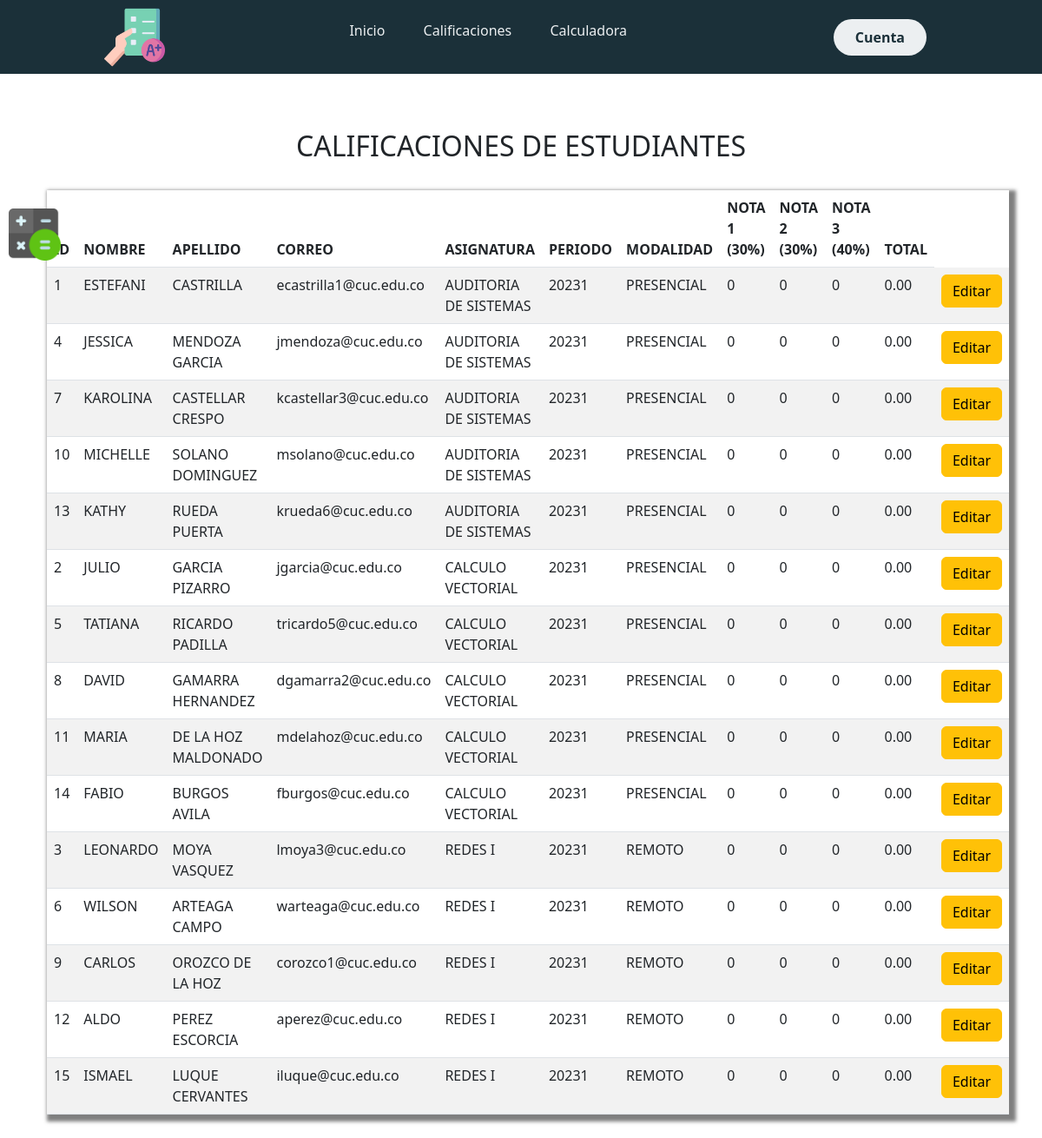
The app's page /grupoTotal.php with its own data.
### tables this page shows
CREATE TABLE `nota` (
  `Id_Nota` int(11) NOT NULL,
  `Nota1` varchar(4) NOT NULL,
  `Nota2` varchar(4) NOT NULL,
  `Nota3` varchar(4) NOT NULL,
  `Id_Estudiante` int(11) NOT NULL,
  `Id_Grupo` int(11) NOT NULL
);

CREATE TABLE `estudiante` (
  `Id` int(11) NOT NULL,
  `Nombre` varchar(50) NOT NULL,
  `Apellido` varchar(50) NOT NULL,
  `Curso` varchar(50) NOT NULL,
  `Correo` varchar(50) NOT NULL,
  `Id_Grupo` int(11) NOT NULL
);

CREATE TABLE `grupo` (
  `Id` int(11) NOT NULL,
  `Nombre` varchar(50) NOT NULL,
  `Programa` varchar(50) NOT NULL,
  `Periodo` varchar(50) NOT NULL,
  `Modalidad` varchar(50) NOT NULL,
  `Codigo` varchar(50) NOT NULL
);

### grupoTotal.php (the view)
<?php include("conexion.php"); ?>
<?php include('cebecera.php'); ?>
<main class="container p-4">
  <div class="row">
    <div class="container py-3">
      <br>
      <h2 class="text-center">CALIFICACIONES DE ESTUDIANTES</h2>
      <br>
      <table class="table table-striped">
        <thead>
          <tr>
            <th scope="col">ID</th>
            <th scope="col">NOMBRE</th>
            <th scope="col">APELLIDO</th>
            <th scope="col">CORREO</th>
            <th scope="col">ASIGNATURA</th>
            <th scope="col">PERIODO</th>
            <th scope="col">MODALIDAD</th>
            <th scope="col">NOTA 1 (30%)</th>
            <th scope="col">NOTA 2 (30%)</th>
            <th scope="col">NOTA 3 (40%)</th>
            <th scope="col">TOTAL</th>
          </tr>
        </thead>
        <tbody>
          <?php
          $query = "SELECT e.Id as Id, e.Nombre,e.Apellido, e.Correo, g.Nombre as asignatura,Id_Estudiante, g.Periodo, g.Modalidad, Nota1, Nota2, Nota3, ROUND((nota1*0.3 + nota2*0.3 + nota3*0.4), 2) as total FROM estudiante e, grupo g, nota a WHERE e.Id=a.Id_Estudiante AND g.Id=a.Id_Grupo ORDER BY asignatura ASC";
          $resultado = mysqli_query($conn, $query);
          while($row = mysqli_fetch_assoc($resultado)) { ?>
          <tr>
            <td scope="row"><?php echo $row['Id'];?></td>
            <td><?php echo $row['Nombre'];?></td>
            <td><?php echo $row['Apellido'];?></td>
            <td><?php echo $row['Correo'];?></td>
            <td><?php echo $row['asignatura'];?></td>
            <td><?php echo $row['Periodo'];?></td>
            <td><?php echo $row['Modalidad'];?></td>
            <td><?php echo $row['Nota1'];?></td>
            <td><?php echo $row['Nota2'];?></td>
            <td><?php echo $row['Nota3'];?></td>
            <td><?php echo $row['total'];?></td>
            <td>
              <a href="formularioEditar.php?Id=<?php echo $row['Id']?>" class="btn btn-warning">
                Editar
              </a>
            </td>
          </tr>
          <?php } ?>
        </tbody>
      </table>
    </div>
  </div>
</main>

### styles2.css (style rules this page uses)
* { box-sizing: border-box; margin: 0; padding: 0; }
.table { box-shadow: 4px 4px 4px 4px rgba(0, 0, 0, 0.5); }

### records on screen
nota: Id_Estudiante.Id "1", Id_Estudiante.Nombre "ESTEFANI", Id_Estudiante.Apellido "CASTRILLA", Id_Estudiante.Correo "ecastrilla1@cuc.edu.co", Id_Grupo.Nombre "AUDITORIA DE SISTEMAS", Id_Grupo.Periodo "20231", Id_Grupo.Modalidad "PRESENCIAL", Nota1 "0", Nota2 "0", Nota3 "0", total "0.00"
nota: Id_Estudiante.Id "4", Id_Estudiante.Nombre "JESSICA", Id_Estudiante.Apellido "MENDOZA GARCIA", Id_Estudiante.Correo "jmendoza@cuc.edu.co", Id_Grupo.Nombre "AUDITORIA DE SISTEMAS", Id_Grupo.Periodo "20231", Id_Grupo.Modalidad "PRESENCIAL", Nota1 "0", Nota2 "0", Nota3 "0", total "0.00"
nota: Id_Estudiante.Id "7", Id_Estudiante.Nombre "KAROLINA", Id_Estudiante.Apellido "CASTELLAR CRESPO", Id_Estudiante.Correo "kcastellar3@cuc.edu.co", Id_Grupo.Nombre "AUDITORIA DE SISTEMAS", Id_Grupo.Periodo "20231", Id_Grupo.Modalidad "PRESENCIAL", Nota1 "0", Nota2 "0", Nota3 "0", total "0.00"
nota: Id_Estudiante.Id "10", Id_Estudiante.Nombre "MICHELLE", Id_Estudiante.Apellido "SOLANO DOMINGUEZ", Id_Estudiante.Correo "msolano@cuc.edu.co", Id_Grupo.Nombre "AUDITORIA DE SISTEMAS", Id_Grupo.Periodo "20231", Id_Grupo.Modalidad "PRESENCIAL", Nota1 "0", Nota2 "0", Nota3 "0", total "0.00"
nota: Id_Estudiante.Id "13", Id_Estudiante.Nombre "KATHY", Id_Estudiante.Apellido "RUEDA PUERTA", Id_Estudiante.Correo "krueda6@cuc.edu.co", Id_Grupo.Nombre "AUDITORIA DE SISTEMAS", Id_Grupo.Periodo "20231", Id_Grupo.Modalidad "PRESENCIAL", Nota1 "0", Nota2 "0", Nota3 "0", total "0.00"
nota: Id_Estudiante.Id "2", Id_Estudiante.Nombre "JULIO", Id_Estudiante.Apellido "GARCIA PIZARRO", Id_Estudiante.Correo "jgarcia@cuc.edu.co", Id_Grupo.Nombre "CALCULO VECTORIAL", Id_Grupo.Periodo "20231", Id_Grupo.Modalidad "PRESENCIAL", Nota1 "0", Nota2 "0", Nota3 "0", total "0.00"
nota: Id_Estudiante.Id "5", Id_Estudiante.Nombre "TATIANA", Id_Estudiante.Apellido "RICARDO PADILLA", Id_Estudiante.Correo "tricardo5@cuc.edu.co", Id_Grupo.Nombre "CALCULO VECTORIAL", Id_Grupo.Periodo "20231", Id_Grupo.Modalidad "PRESENCIAL", Nota1 "0", Nota2 "0", Nota3 "0", total "0.00"
nota: Id_Estudiante.Id "8", Id_Estudiante.Nombre "DAVID", Id_Estudiante.Apellido "GAMARRA HERNANDEZ", Id_Estudiante.Correo "dgamarra2@cuc.edu.co", Id_Grupo.Nombre "CALCULO VECTORIAL", Id_Grupo.Periodo "20231", Id_Grupo.Modalidad "PRESENCIAL", Nota1 "0", Nota2 "0", Nota3 "0", total "0.00"
nota: Id_Estudiante.Id "11", Id_Estudiante.Nombre "MARIA", Id_Estudiante.Apellido "DE LA HOZ MALDONADO", Id_Estudiante.Correo "mdelahoz@cuc.edu.co", Id_Grupo.Nombre "CALCULO VECTORIAL", Id_Grupo.Periodo "20231", Id_Grupo.Modalidad "PRESENCIAL", Nota1 "0", Nota2 "0", Nota3 "0", total "0.00"
nota: Id_Estudiante.Id "14", Id_Estudiante.Nombre "FABIO", Id_Estudiante.Apellido "BURGOS AVILA", Id_Estudiante.Correo "fburgos@cuc.edu.co", Id_Grupo.Nombre "CALCULO VECTORIAL", Id_Grupo.Periodo "20231", Id_Grupo.Modalidad "PRESENCIAL", Nota1 "0", Nota2 "0", Nota3 "0", total "0.00"
nota: Id_Estudiante.Id "3", Id_Estudiante.Nombre "LEONARDO", Id_Estudiante.Apellido "MOYA VASQUEZ", Id_Estudiante.Correo "lmoya3@cuc.edu.co", Id_Grupo.Nombre "REDES I", Id_Grupo.Periodo "20231", Id_Grupo.Modalidad "REMOTO", Nota1 "0", Nota2 "0", Nota3 "0", total "0.00"
nota: Id_Estudiante.Id "6", Id_Estudiante.Nombre "WILSON", Id_Estudiante.Apellido "ARTEAGA CAMPO", Id_Estudiante.Correo "warteaga@cuc.edu.co", Id_Grupo.Nombre "REDES I", Id_Grupo.Periodo "20231", Id_Grupo.Modalidad "REMOTO", Nota1 "0", Nota2 "0", Nota3 "0", total "0.00"
nota: Id_Estudiante.Id "9", Id_Estudiante.Nombre "CARLOS", Id_Estudiante.Apellido "OROZCO DE LA HOZ", Id_Estudiante.Correo "corozco1@cuc.edu.co", Id_Grupo.Nombre "REDES I", Id_Grupo.Periodo "20231", Id_Grupo.Modalidad "REMOTO", Nota1 "0", Nota2 "0", Nota3 "0", total "0.00"
nota: Id_Estudiante.Id "12", Id_Estudiante.Nombre "ALDO", Id_Estudiante.Apellido "PEREZ ESCORCIA", Id_Estudiante.Correo "aperez@cuc.edu.co", Id_Grupo.Nombre "REDES I", Id_Grupo.Periodo "20231", Id_Grupo.Modalidad "REMOTO", Nota1 "0", Nota2 "0", Nota3 "0", total "0.00"
nota: Id_Estudiante.Id "15", Id_Estudiante.Nombre "ISMAEL", Id_Estudiante.Apellido "LUQUE CERVANTES", Id_Estudiante.Correo "iluque@cuc.edu.co", Id_Grupo.Nombre "REDES I", Id_Grupo.Periodo "20231", Id_Grupo.Modalidad "REMOTO", Nota1 "0", Nota2 "0", Nota3 "0", total "0.00"
